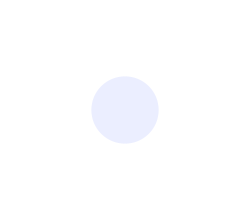
Frame 1 (no input)
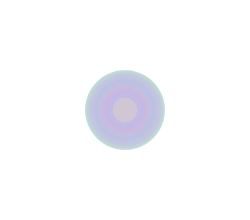
Frame 60 (the mouse pressed at the canvas centre just before this capture)
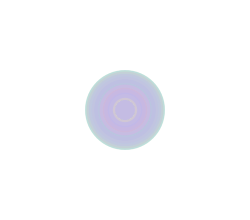
Frame 120 (the mouse held since frame 60 and released just before this capture)

The Processing sketch that drew these frames (run headless with seeded random() and noise(); from frame 60 on, the mouse is pressed at the canvas centre):

// Processing sketch: processing_106380
// ── processing_106380.pde

int counter;

void setup() {  //setup function called initially, only once
  size(250, 220);
  background(255);  //set background white
  colorMode(HSB);   //set colors to Hue, Saturation, Brightness mode
  counter = 0;
}

void draw() {  //draw function loops 
  counter++;
  noStroke();
  fill(random(255),100,255,50);
  
  if(mousePressed == true) { //add some interaction
    ellipse(mouseX, mouseY, 20, 20);
  }
  else {
    ellipse(width/2, height/2, 80*sin(counter), 80*sin(counter));
  }
}
